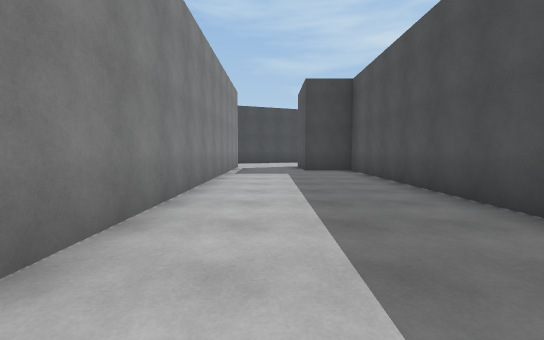
[1] (above)

24 first-person views from a walk through a 3-D level made in the Unity game engine. The camera is 1.3 m above the floor, tilts 4° down and sees 90° across. The floor is counted in squares, 2 m on a side. Each view is taken from the middle of a square. On the plan, view 1 faces up. The plan holds only what a view shows up to about 9 squares ahead; the rest is blank. The place goes on beyond the plan. Some animated figures are not drawn. Surface patterns are stand-ins for the level's own textures.

[2]
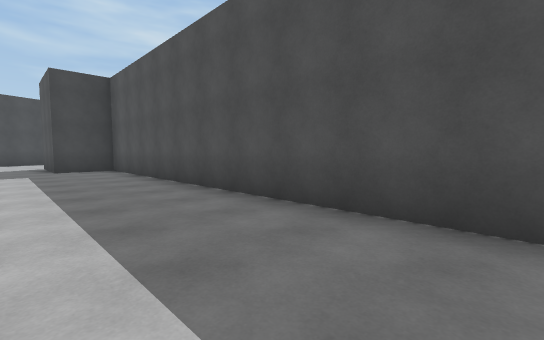

[3]
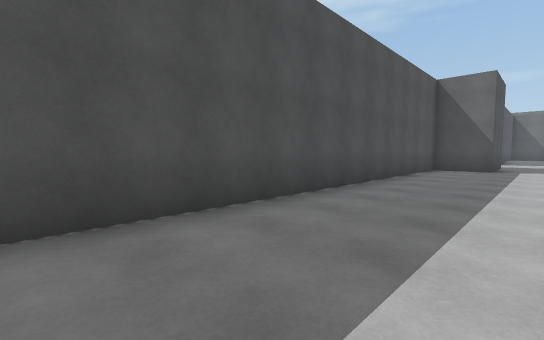

[4]
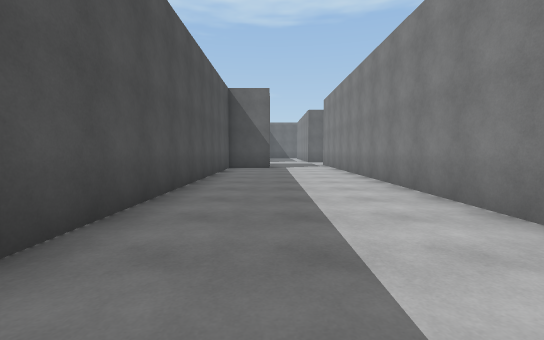

[5]
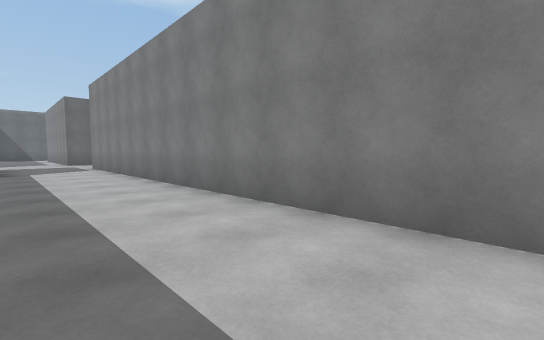

[6]
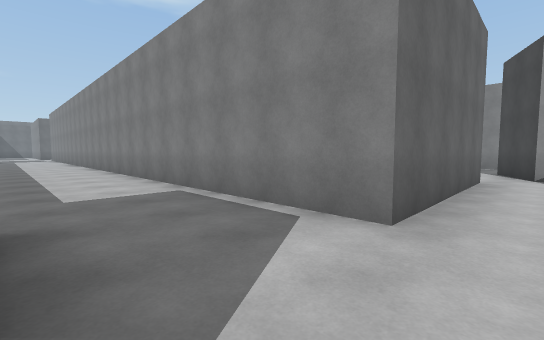

[7]
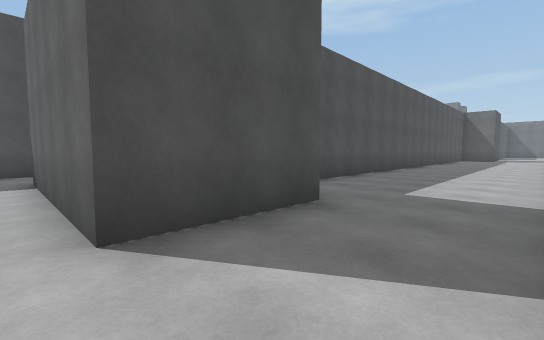

[8]
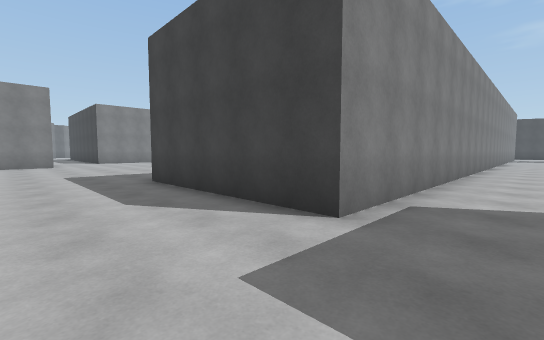

[9]
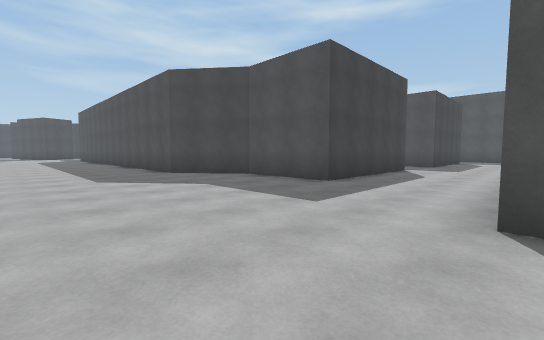

[10]
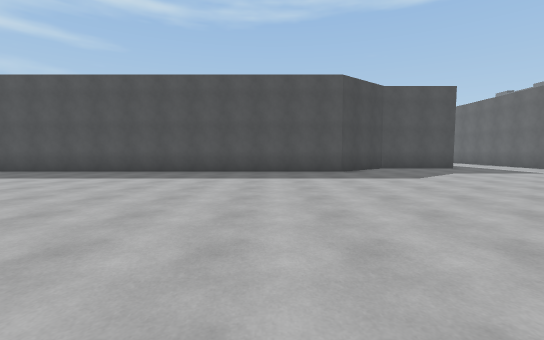

[11]
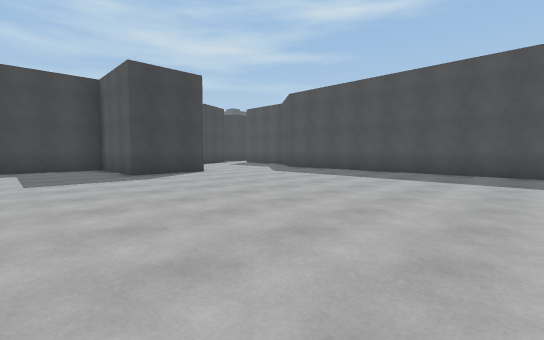

[12]
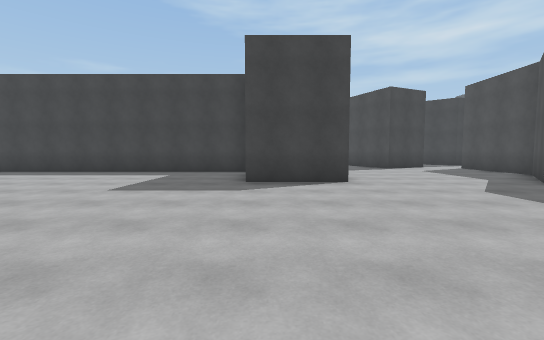

[13]
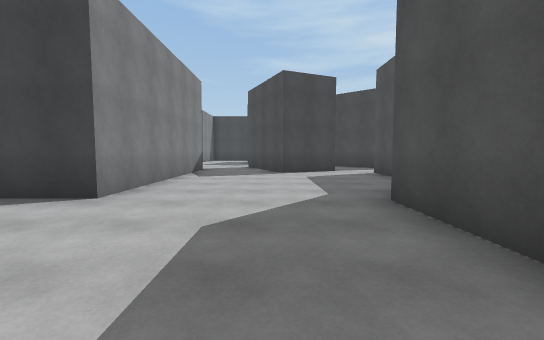

[14]
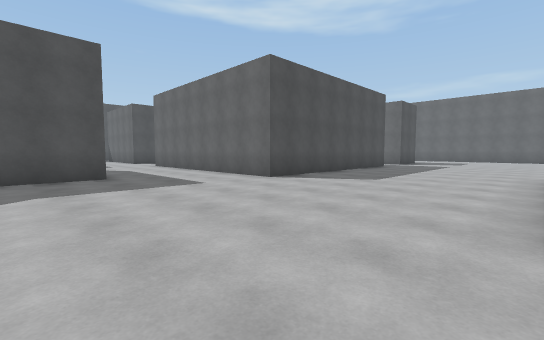

[15]
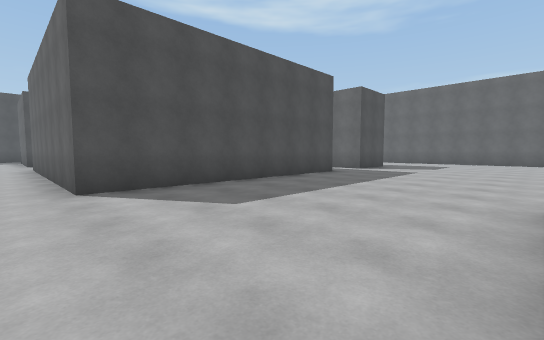

[16]
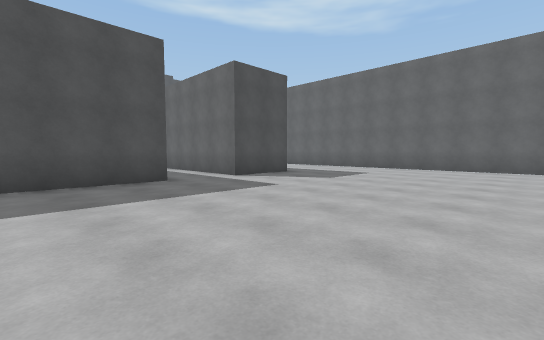

[17]
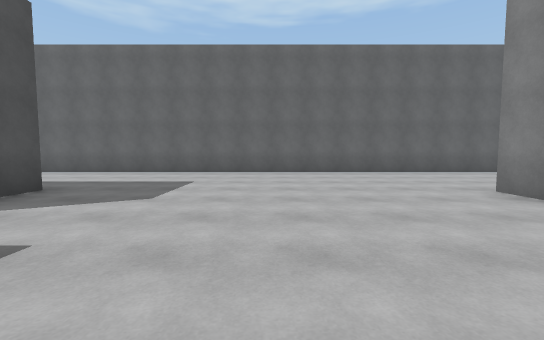

[18]
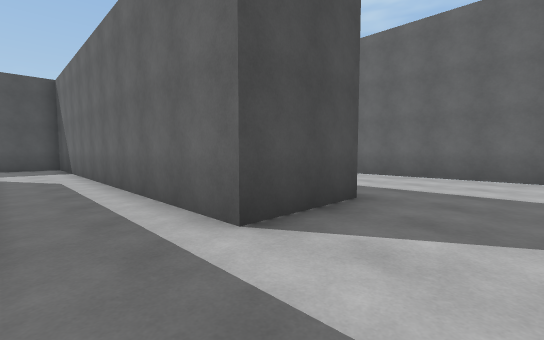

[19]
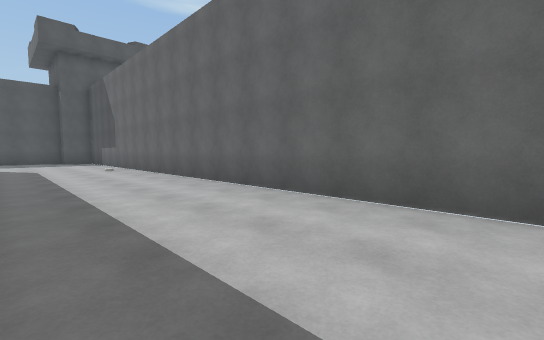

[20]
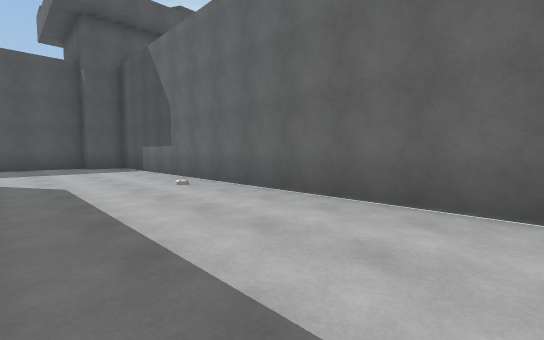

[21]
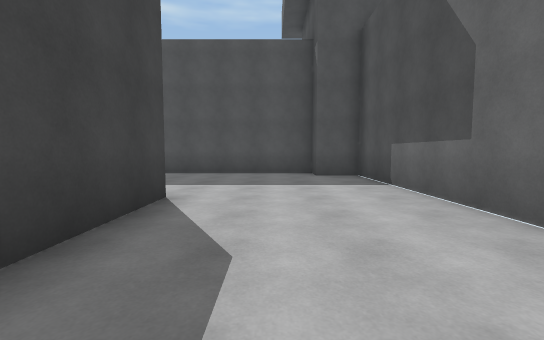

[22]
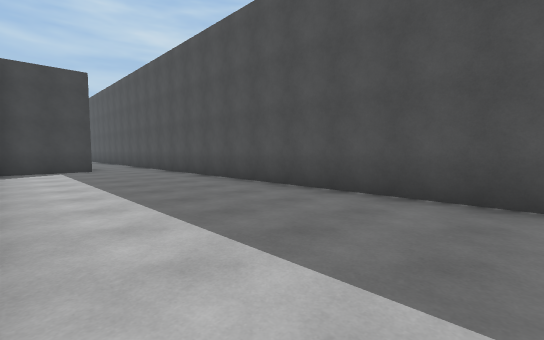

[23]
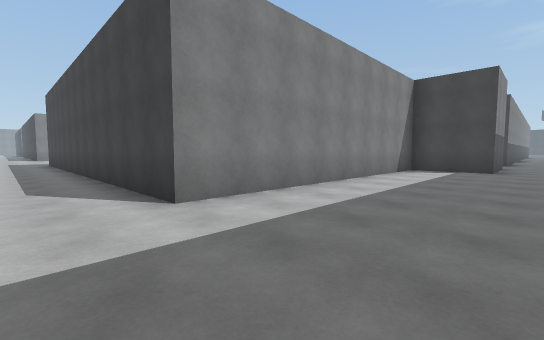

[24]
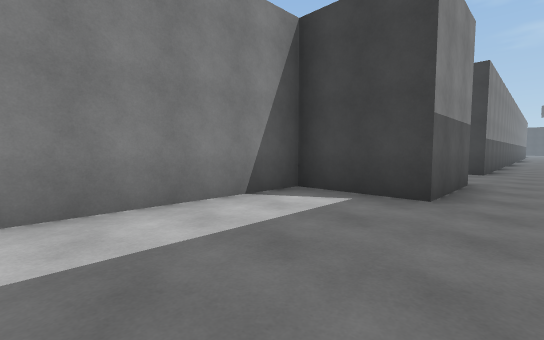

### Floor plan
Points are (right, up) in squares from view 1. A wall is a line through its corners. A room is listed if a view was taken in it or the views show most of it. See-through windows are left out.
Room 1 (views 1, 2, 3, 4, 5, 6, 7)
walls: (-6, 11.1) (-1.4, 11.1) (-1.4, -8.5); (1.1, -8.4) (2.6, -8.4) (2.6, 9) (1.1, 9) (1.1, 11.6) (5.9, 11.6); (7.9, 11.4) (7.9, 12.1)
ways out: opening at (-0.5, -9.5) to room 2; opening at (7, 12)
Room 2 (views 8, 9, 10, 11, 12, 13, 14, 15, 16, 17, 18, 19, 20, 21, 22, 23, 24)
walls: (-1.4, -8.5) (-1.4, -10.7) (-6, -10.7) (-6, -8.1) (-7.4, -6.2) (-7.4, 6.6) (-6, 8.3) (-6, 11.1); (-8.2, -20.6) (-8.2, -13.8) (-1.1, -13.8); (1.1, -9.6) (1.1, -8.4); (-8.2, -24.6) (-8.2, -22.4) (1.6, -22.4) (1.6, -21); (-15.6, -23.5) (-15.6, -24.4); (6, -13.7) (6, -16.1) (3.8, -16.1) (3.8, -24.5) (-4.3, -24.5); (6, -8.4) (6, -10.9) (5.5, -10.9); (-18.5, -28.3) (7.2, -28.3) (7.2, -27.2) (7.9, -27.2) (7.9, -17.1); (-6.9, 11.9) (-8.7, 11.1) (-9.1, 12.1); (-11.4, 12) (-11.4, 6.7) (-13.5, 6.7) (-13.5, 9.5) (-18.5, 9.5)
ways out: opening at (-0.5, -9.5) to room 1
objects: other object (1, -28)

Where each view was taken, in squares from view 1:
view 1: 0 up, 0 right, facing up
view 2: 1 down, 0 right, facing up-right
view 3: 2 up, 0 right, facing down-right
view 4: 2 up, 1 right, facing down
view 5: 1 up, 1 right, facing down-left
view 6: 12 up, 1 right, facing down-left
view 7: 12 up, 1 left, facing down-right
view 8: 13 down, 0 right, facing up-left
view 9: 14 down, 11 left, facing up-right
view 10: 4 down, 16 left, facing right
view 11: 1 down, 16 left, facing up-right
view 12: 1 up, 13 left, facing up
view 13: 3 up, 9 left, facing up
view 14: 9 down, 13 left, facing down-right
view 15: 13 down, 13 left, facing down-right
view 16: 18 down, 14 left, facing down-right
view 17: 20 down, 12 left, facing down
view 18: 21 down, 10 left, facing down-right
view 19: 25 down, 9 left, facing down-right
view 20: 25 down, 4 left, facing down-right
view 21: 26 down, 0 right, facing right
view 22: 26 down, 4 right, facing up-right
view 23: 26 down, 7 right, facing up-left
view 24: 20 down, 7 right, facing up-left
